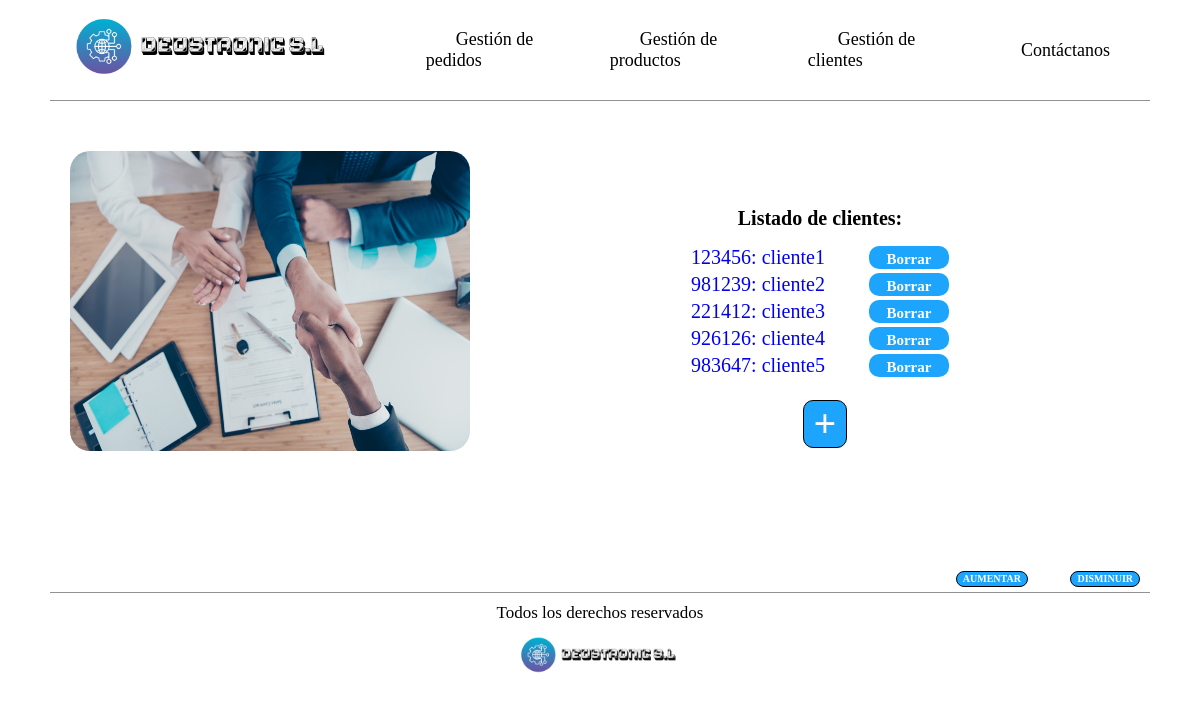
The app's page /deustronic/cliente/ with its own data.
### empresaDjango/models.py (models this page shows, shortened)
class Cliente(models.Model):
    cif = models.CharField(max_length=10, unique=True)
    nombre_empresa = models.CharField(max_length=10)
    direccion = models.CharField(max_length=50)
    contacto = models.CharField(max_length=10)

### empresaDjango/views.py (the view)
# urls.py: path('cliente/', views.index_cliente, name='index_cli'),
def index_cliente(request):
    clientes = Cliente.objects.all()
    return render(request, 'index_cliente.html', {'listado_clientes': clientes})

### empresaDjango/templates/index_cliente.html
{% extends 'base.html' %}
{% load static %}
{% block contenido %}
    <div class="contenedor-principal-index">
        <div class="parte-izquierda">
            <img src="{% static 'images/clientes.jpg' %}" alt="Foto representando un trato con clientes"/>
        </div>
        <div class="parte-derecha">
            <h1>Listado de clientes:</h1>
            <table class="listados">
                {% for c in listado_clientes %}
                    <tr>
                        <td>
                            <a href="{% url 'detail_cli' c.cif %}">
                                {{ c.cif }}: {{ c.nombre_empresa }}
                            </a>
                        </td>
                        <td>
                            <div class="boton_borrar"><a href="{% url 'borrar_cliente' c.cif %}"> Borrar </a></div>
                        </td>
                    </tr>
                {% endfor %}
            </table>
            <div class="boton_crear_clientes boton">
                <a href="{% url 'cliente_create' %}"> + </a>
            </div>
        </div>
    </div>
{% endblock %}

### empresaDjango/static/css/styles.css (style rules this page uses)
html { box-sizing: border-box; font-size: 62.5%; background-color: white; }
*, *:before, * after { box-sizing: inherit; }
a { text-decoration: none; }
.boton { background-color: #1DA5FE; transition: background-color 0.3s ease; border: 0.1rem solid black; }
.boton a { color: white; }
.contenedor-principal-index { margin: 2rem 5rem 5rem 5rem; display: grid; height: 40rem; grid-template-columns: 40% 60%; }
.parte-izquierda { display: flex; margin-left: 2rem; margin-top: 3rem; align-items: center; height: 30rem; }
.parte-izquierda img { border-radius: 2rem; width: 40rem; height: 30rem; }
.parte-derecha { display: flex; flex-direction: column; align-items: center; justify-content: center; }
.listados { font-size: 2rem; margin-bottom: 1rem; display: flex; }
.boton_crear_clientes { font-size: 4rem; font-weight: bolder; background-color: #1DA5FE; border-radius: 1rem; margin-left: 3rem; margin-right: 2rem; margin-top: 1rem; }
.boton_crear_clientes a { color: white; margin-left: 1rem; margin-right: 1rem; }
.boton_borrar { font-weight: bolder; background-color: #1DA5FE; width: 8rem; border-radius: 1rem; margin-left: 4rem; text-align: center; justify-content: center; }
.boton_borrar a { color: white; font-size: 1.5rem; }

### records on screen
Cliente: cif "123456", nombre_empresa "cliente1"
Cliente: cif "981239", nombre_empresa "cliente2"
Cliente: cif "221412", nombre_empresa "cliente3"
Cliente: cif "926126", nombre_empresa "cliente4"
Cliente: cif "983647", nombre_empresa "cliente5"
